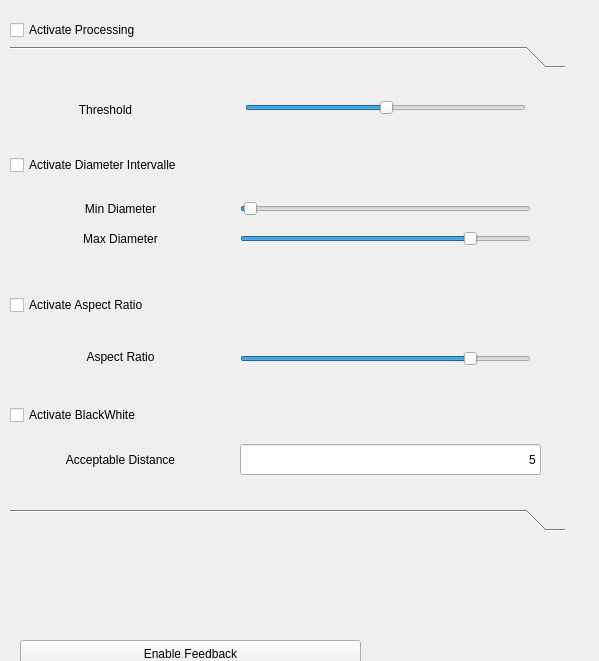
<?xml version="1.0" encoding="UTF-8"?>
<ui version="4.0">
 <class>EllipseDetectionDialog</class>
 <widget class="QDialog" name="EllipseDetectionDialog">
  <property name="geometry">
   <rect>
    <x>0</x>
    <y>0</y>
    <width>599</width>
    <height>661</height>
   </rect>
  </property>
  <property name="windowTitle">
   <string>Ellipse Detection</string>
  </property>
  <property name="windowOpacity">
   <double>0.800000000000000</double>
  </property>
  <widget class="QWidget" name="gridLayoutWidget">
   <property name="geometry">
    <rect>
     <x>10</x>
     <y>20</y>
     <width>561</width>
     <height>511</height>
    </rect>
   </property>
   <layout class="QGridLayout" name="gridLayout">
    <property name="bottomMargin">
     <number>0</number>
    </property>
    <item row="3" column="0">
     <widget class="QToolBox" name="toolBox">
      <widget class="QWidget" name="toolBoxPage1" native="true">
       <attribute name="label">
        <string/>
       </attribute>
       <widget class="QLabel" name="label">
        <property name="geometry">
         <rect>
          <x>0</x>
          <y>10</y>
          <width>191</width>
          <height>51</height>
         </rect>
        </property>
        <property name="text">
         <string>Threshold</string>
        </property>
        <property name="alignment">
         <set>Qt::AlignCenter</set>
        </property>
       </widget>
       <widget class="QSlider" name="thresholdSlider">
        <property name="geometry">
         <rect>
          <x>235</x>
          <y>-2</y>
          <width>281</width>
          <height>71</height>
         </rect>
        </property>
        <property name="pageStep">
         <number>1</number>
        </property>
        <property name="value">
         <number>50</number>
        </property>
        <property name="orientation">
         <enum>Qt::Horizontal</enum>
        </property>
       </widget>
       <widget class="QCheckBox" name="IntervalleDiameter">
        <property name="geometry">
         <rect>
          <x>0</x>
          <y>80</y>
          <width>222</width>
          <height>22</height>
         </rect>
        </property>
        <property name="text">
         <string>Activate Diameter Intervalle</string>
        </property>
       </widget>
       <widget class="QLabel" name="MinDiameter">
        <property name="geometry">
         <rect>
          <x>10</x>
          <y>120</y>
          <width>201</width>
          <height>29</height>
         </rect>
        </property>
        <property name="text">
         <string>Min Diameter</string>
        </property>
        <property name="alignment">
         <set>Qt::AlignCenter</set>
        </property>
       </widget>
       <widget class="QSlider" name="horPosition">
        <property name="geometry">
         <rect>
          <x>230</x>
          <y>120</y>
          <width>291</width>
          <height>29</height>
         </rect>
        </property>
        <property name="value">
         <number>1</number>
        </property>
        <property name="orientation">
         <enum>Qt::Horizontal</enum>
        </property>
       </widget>
       <widget class="QLabel" name="MaxDiameter">
        <property name="geometry">
         <rect>
          <x>10</x>
          <y>150</y>
          <width>201</width>
          <height>29</height>
         </rect>
        </property>
        <property name="text">
         <string>Max Diameter</string>
        </property>
        <property name="alignment">
         <set>Qt::AlignCenter</set>
        </property>
       </widget>
       <widget class="QSlider" name="vertPosition">
        <property name="geometry">
         <rect>
          <x>230</x>
          <y>150</y>
          <width>291</width>
          <height>29</height>
         </rect>
        </property>
        <property name="pageStep">
         <number>10</number>
        </property>
        <property name="value">
         <number>80</number>
        </property>
        <property name="orientation">
         <enum>Qt::Horizontal</enum>
        </property>
       </widget>
       <widget class="QCheckBox" name="AspectRatioBox">
        <property name="geometry">
         <rect>
          <x>0</x>
          <y>220</y>
          <width>190</width>
          <height>22</height>
         </rect>
        </property>
        <property name="text">
         <string>Activate Aspect Ratio</string>
        </property>
       </widget>
       <widget class="QLabel" name="label_5">
        <property name="geometry">
         <rect>
          <x>10</x>
          <y>250</y>
          <width>201</width>
          <height>65</height>
         </rect>
        </property>
        <property name="text">
         <string>Aspect Ratio</string>
        </property>
        <property name="alignment">
         <set>Qt::AlignCenter</set>
        </property>
       </widget>
       <widget class="QSlider" name="AspectRatioSlider">
        <property name="geometry">
         <rect>
          <x>230</x>
          <y>270</y>
          <width>291</width>
          <height>29</height>
         </rect>
        </property>
        <property name="maximum">
         <number>99</number>
        </property>
        <property name="singleStep">
         <number>1</number>
        </property>
        <property name="value">
         <number>80</number>
        </property>
        <property name="sliderPosition">
         <number>80</number>
        </property>
        <property name="orientation">
         <enum>Qt::Horizontal</enum>
        </property>
        <property name="tickPosition">
         <enum>QSlider::NoTicks</enum>
        </property>
       </widget>
       <widget class="QCheckBox" name="BlackWhiteBox">
        <property name="geometry">
         <rect>
          <x>0</x>
          <y>330</y>
          <width>190</width>
          <height>22</height>
         </rect>
        </property>
        <property name="text">
         <string>Activate BlackWhite</string>
        </property>
       </widget>
       <widget class="QLineEdit" name="DistanceBlackWhite">
        <property name="geometry">
         <rect>
          <x>230</x>
          <y>370</y>
          <width>301</width>
          <height>31</height>
         </rect>
        </property>
        <property name="text">
         <string>5</string>
        </property>
        <property name="alignment">
         <set>Qt::AlignRight|Qt::AlignTrailing|Qt::AlignVCenter</set>
        </property>
       </widget>
       <widget class="QLabel" name="label_8">
        <property name="geometry">
         <rect>
          <x>10</x>
          <y>360</y>
          <width>201</width>
          <height>51</height>
         </rect>
        </property>
        <property name="text">
         <string>Acceptable Distance</string>
        </property>
        <property name="alignment">
         <set>Qt::AlignCenter</set>
        </property>
       </widget>
      </widget>
      <widget class="QWidget" name="toolBoxPage2" native="true">
       <attribute name="label">
        <string/>
       </attribute>
       <widget class="QSlider" name="ValidationRatio">
        <property name="geometry">
         <rect>
          <x>230</x>
          <y>50</y>
          <width>301</width>
          <height>29</height>
         </rect>
        </property>
        <property name="value">
         <number>50</number>
        </property>
        <property name="orientation">
         <enum>Qt::Horizontal</enum>
        </property>
       </widget>
       <widget class="QLabel" name="label_4">
        <property name="geometry">
         <rect>
          <x>10</x>
          <y>40</y>
          <width>161</width>
          <height>61</height>
         </rect>
        </property>
        <property name="text">
         <string>Validation Ratio</string>
        </property>
        <property name="alignment">
         <set>Qt::AlignCenter</set>
        </property>
       </widget>
       <widget class="QLabel" name="label_6">
        <property name="geometry">
         <rect>
          <x>8</x>
          <y>220</y>
          <width>181</width>
          <height>29</height>
         </rect>
        </property>
        <property name="text">
         <string>Center Line</string>
        </property>
        <property name="alignment">
         <set>Qt::AlignCenter</set>
        </property>
       </widget>
       <widget class="QSlider" name="CenterLineSlider">
        <property name="geometry">
         <rect>
          <x>220</x>
          <y>220</y>
          <width>161</width>
          <height>29</height>
         </rect>
        </property>
        <property name="maximum">
         <number>100</number>
        </property>
        <property name="value">
         <number>50</number>
        </property>
        <property name="orientation">
         <enum>Qt::Horizontal</enum>
        </property>
       </widget>
       <widget class="QSlider" name="VerticalLineSlider">
        <property name="geometry">
         <rect>
          <x>450</x>
          <y>250</y>
          <width>29</width>
          <height>161</height>
         </rect>
        </property>
        <property name="pageStep">
         <number>1</number>
        </property>
        <property name="value">
         <number>80</number>
        </property>
        <property name="sliderPosition">
         <number>80</number>
        </property>
        <property name="orientation">
         <enum>Qt::Vertical</enum>
        </property>
       </widget>
       <widget class="QLineEdit" name="DistanceCenterLine">
        <property name="enabled">
         <bool>true</bool>
        </property>
        <property name="geometry">
         <rect>
          <x>220</x>
          <y>280</y>
          <width>111</width>
          <height>27</height>
         </rect>
        </property>
        <property name="text">
         <string>20</string>
        </property>
        <property name="alignment">
         <set>Qt::AlignRight|Qt::AlignTrailing|Qt::AlignVCenter</set>
        </property>
       </widget>
       <widget class="QCheckBox" name="CoverageBox">
        <property name="geometry">
         <rect>
          <x>0</x>
          <y>10</y>
          <width>190</width>
          <height>22</height>
         </rect>
        </property>
        <property name="text">
         <string>Activate Coverage</string>
        </property>
       </widget>
       <widget class="QLabel" name="label_7">
        <property name="geometry">
         <rect>
          <x>370</x>
          <y>220</y>
          <width>181</width>
          <height>31</height>
         </rect>
        </property>
        <property name="text">
         <string>Vertical Line</string>
        </property>
        <property name="alignment">
         <set>Qt::AlignCenter</set>
        </property>
       </widget>
       <widget class="QCheckBox" name="GeometryLineBox">
        <property name="geometry">
         <rect>
          <x>0</x>
          <y>180</y>
          <width>190</width>
          <height>22</height>
         </rect>
        </property>
        <property name="text">
         <string>Activate Geometry Line</string>
        </property>
       </widget>
       <widget class="QLabel" name="label_3">
        <property name="geometry">
         <rect>
          <x>20</x>
          <y>90</y>
          <width>151</width>
          <height>41</height>
         </rect>
        </property>
        <property name="text">
         <string>Acceptable Distance</string>
        </property>
        <property name="alignment">
         <set>Qt::AlignCenter</set>
        </property>
       </widget>
       <widget class="QLineEdit" name="accDistance">
        <property name="geometry">
         <rect>
          <x>230</x>
          <y>100</y>
          <width>131</width>
          <height>31</height>
         </rect>
        </property>
        <property name="sizePolicy">
         <sizepolicy hsizetype="Fixed" vsizetype="Fixed">
          <horstretch>0</horstretch>
          <verstretch>0</verstretch>
         </sizepolicy>
        </property>
        <property name="text">
         <string>6</string>
        </property>
        <property name="alignment">
         <set>Qt::AlignRight|Qt::AlignTrailing|Qt::AlignVCenter</set>
        </property>
       </widget>
       <widget class="QLabel" name="label_9">
        <property name="geometry">
         <rect>
          <x>20</x>
          <y>270</y>
          <width>171</width>
          <height>41</height>
         </rect>
        </property>
        <property name="text">
         <string>Acceptable Distance</string>
        </property>
        <property name="alignment">
         <set>Qt::AlignCenter</set>
        </property>
       </widget>
      </widget>
     </widget>
    </item>
    <item row="1" column="0" rowspan="2" colspan="2">
     <widget class="QCheckBox" name="activateBox">
      <property name="enabled">
       <bool>true</bool>
      </property>
      <property name="text">
       <string>Activate Processing</string>
      </property>
     </widget>
    </item>
   </layout>
  </widget>
  <widget class="QPushButton" name="trackButton">
   <property name="geometry">
    <rect>
     <x>20</x>
     <y>640</y>
     <width>341</width>
     <height>27</height>
    </rect>
   </property>
   <property name="focusPolicy">
    <enum>Qt::NoFocus</enum>
   </property>
   <property name="text">
    <string>Enable Feedback</string>
   </property>
   <property name="checkable">
    <bool>true</bool>
   </property>
  </widget>
 </widget>
 <resources/>
 <connections/>
</ui>
